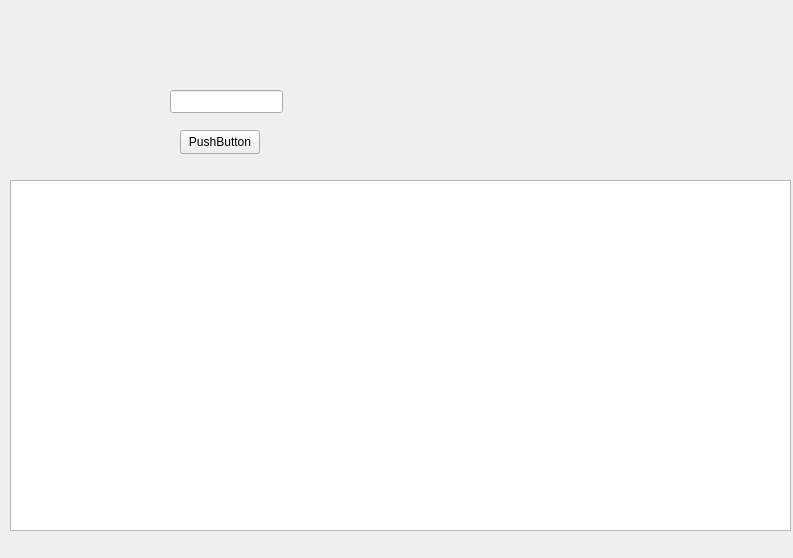
<?xml version="1.0" encoding="UTF-8"?>
<ui version="4.0">
 <class>SearchWindow</class>
 <widget class="QWidget" name="SearchWindow">
  <property name="geometry">
   <rect>
    <x>0</x>
    <y>0</y>
    <width>793</width>
    <height>558</height>
   </rect>
  </property>
  <property name="windowTitle">
   <string>Form</string>
  </property>
  <widget class="QLineEdit" name="goalWord">
   <property name="geometry">
    <rect>
     <x>170</x>
     <y>90</y>
     <width>113</width>
     <height>23</height>
    </rect>
   </property>
  </widget>
  <widget class="QPushButton" name="Butt_goalWord">
   <property name="geometry">
    <rect>
     <x>180</x>
     <y>130</y>
     <width>80</width>
     <height>24</height>
    </rect>
   </property>
   <property name="text">
    <string>PushButton</string>
   </property>
  </widget>
  <widget class="QTextBrowser" name="goalWordShow">
   <property name="geometry">
    <rect>
     <x>10</x>
     <y>180</y>
     <width>781</width>
     <height>351</height>
    </rect>
   </property>
  </widget>
 </widget>
 <resources/>
 <connections/>
</ui>
